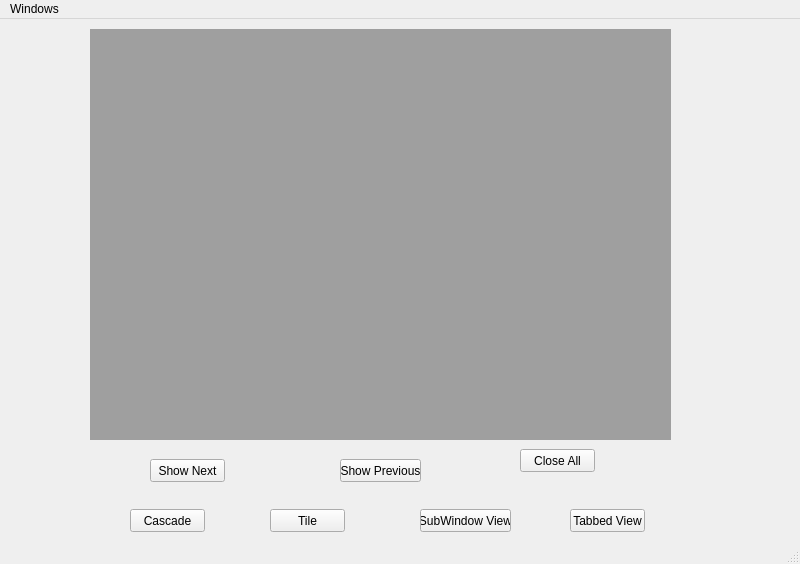
<?xml version="1.0" encoding="UTF-8"?>
<ui version="4.0">
 <class>MainWindow</class>
 <widget class="QMainWindow" name="MainWindow">
  <property name="geometry">
   <rect>
    <x>0</x>
    <y>0</y>
    <width>800</width>
    <height>564</height>
   </rect>
  </property>
  <property name="windowTitle">
   <string>MainWindow</string>
  </property>
  <widget class="QWidget" name="centralwidget">
   <widget class="QMdiArea" name="mdiArea">
    <property name="geometry">
     <rect>
      <x>90</x>
      <y>10</y>
      <width>581</width>
      <height>411</height>
     </rect>
    </property>
    <widget class="QWidget" name="subwindow">
     <property name="windowTitle">
      <string>Subwindow</string>
     </property>
     <widget class="QLabel" name="label">
      <property name="geometry">
       <rect>
        <x>60</x>
        <y>90</y>
        <width>131</width>
        <height>16</height>
       </rect>
      </property>
      <property name="text">
       <string>Enter your views here</string>
      </property>
     </widget>
     <widget class="QTextEdit" name="textEdit">
      <property name="geometry">
       <rect>
        <x>90</x>
        <y>140</y>
        <width>104</width>
        <height>71</height>
       </rect>
      </property>
     </widget>
    </widget>
    <widget class="QWidget" name="subwindow_2">
     <property name="windowTitle">
      <string>Subwindow</string>
     </property>
     <widget class="QLabel" name="label_2">
      <property name="geometry">
       <rect>
        <x>90</x>
        <y>40</y>
        <width>141</width>
        <height>16</height>
       </rect>
      </property>
      <property name="text">
       <string>This is a second sub window</string>
      </property>
     </widget>
    </widget>
   </widget>
   <widget class="QPushButton" name="showNextButton">
    <property name="geometry">
     <rect>
      <x>150</x>
      <y>440</y>
      <width>75</width>
      <height>23</height>
     </rect>
    </property>
    <property name="text">
     <string>Show Next</string>
    </property>
   </widget>
   <widget class="QPushButton" name="showPreviousButton">
    <property name="geometry">
     <rect>
      <x>340</x>
      <y>440</y>
      <width>81</width>
      <height>23</height>
     </rect>
    </property>
    <property name="text">
     <string>Show Previous</string>
    </property>
   </widget>
   <widget class="QPushButton" name="closeAllButton">
    <property name="geometry">
     <rect>
      <x>520</x>
      <y>430</y>
      <width>75</width>
      <height>23</height>
     </rect>
    </property>
    <property name="text">
     <string>Close All</string>
    </property>
   </widget>
   <widget class="QPushButton" name="cascadeButton">
    <property name="geometry">
     <rect>
      <x>130</x>
      <y>490</y>
      <width>75</width>
      <height>23</height>
     </rect>
    </property>
    <property name="text">
     <string>Cascade</string>
    </property>
   </widget>
   <widget class="QPushButton" name="tileButton">
    <property name="geometry">
     <rect>
      <x>270</x>
      <y>490</y>
      <width>75</width>
      <height>23</height>
     </rect>
    </property>
    <property name="text">
     <string>Tile</string>
    </property>
   </widget>
   <widget class="QPushButton" name="SubWindowViewButton">
    <property name="geometry">
     <rect>
      <x>420</x>
      <y>490</y>
      <width>91</width>
      <height>23</height>
     </rect>
    </property>
    <property name="text">
     <string>SubWindow View</string>
    </property>
   </widget>
   <widget class="QPushButton" name="tabbedViewButton">
    <property name="geometry">
     <rect>
      <x>570</x>
      <y>490</y>
      <width>75</width>
      <height>23</height>
     </rect>
    </property>
    <property name="text">
     <string>Tabbed View</string>
    </property>
   </widget>
  </widget>
  <widget class="QMenuBar" name="menubar">
   <property name="geometry">
    <rect>
     <x>0</x>
     <y>0</y>
     <width>800</width>
     <height>21</height>
    </rect>
   </property>
   <widget class="QMenu" name="menuWindows">
    <property name="title">
     <string>Windows</string>
    </property>
    <addaction name="actionFirst_Window"/>
    <addaction name="actionSecond_Window"/>
   </widget>
   <addaction name="menuWindows"/>
  </widget>
  <widget class="QStatusBar" name="statusbar"/>
  <action name="actionFirst_Window">
   <property name="text">
    <string>First Window</string>
   </property>
  </action>
  <action name="actionSecond_Window">
   <property name="text">
    <string>Second Window</string>
   </property>
  </action>
 </widget>
 <resources/>
 <connections/>
</ui>
